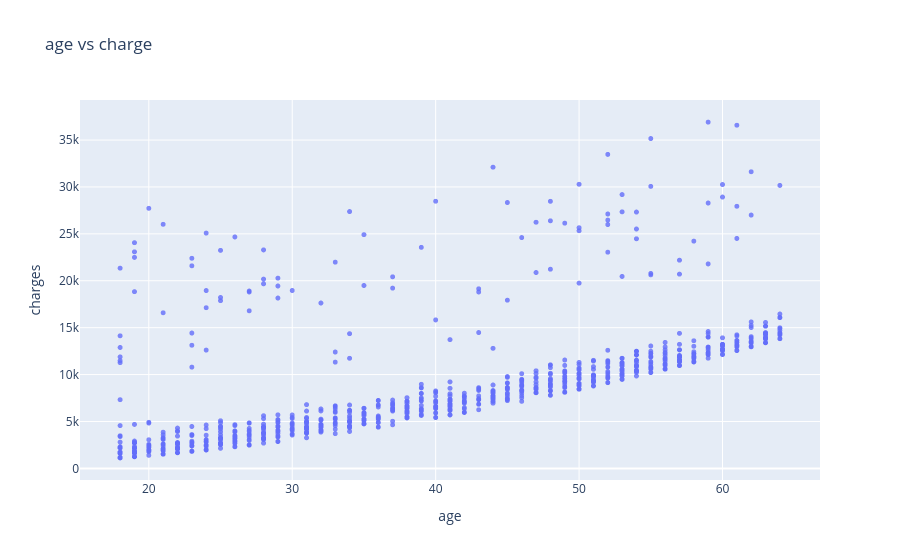

Notebook code cell kept with this figure:
### Code cell
fig=px.scatter(non_smoker_df,
               x='age',
               y='charges',
               opacity=0.8,
               title="age vs charge")
fig.update_traces(marker_size=5)
fig.show()

### Figure 1 — Plotly figure (JSON) as saved in the notebook; plotly's stock layout.template omitted (floating-point values rounded to 4 significant figures; data arrays with more than 128 entries replaced by an {"elided": "..."} marker saying what was removed)
{"data": [{"hovertemplate": "age=%{x}<br>charges=%{y}<extra></extra>", "legendgroup": "", "marker": {"color": "#636efa", "opacity": 0.8, "size": 5, "symbol": "circle"}, "mode": "markers", "name": "", "showlegend": false, "type": "scattergl", "x": {"elided": "1064 int values"}, "xaxis": "x", "y": {"elided": "1064 float values"}, "yaxis": "y"}], "layout": {"legend": {"tracegroupgap": 0}, "title": {"text": "age vs charge"}, "xaxis": {"anchor": "y", "domain": [0, 1], "title": {"text": "age"}}, "yaxis": {"anchor": "x", "domain": [0, 1], "title": {"text": "charges"}}}}
